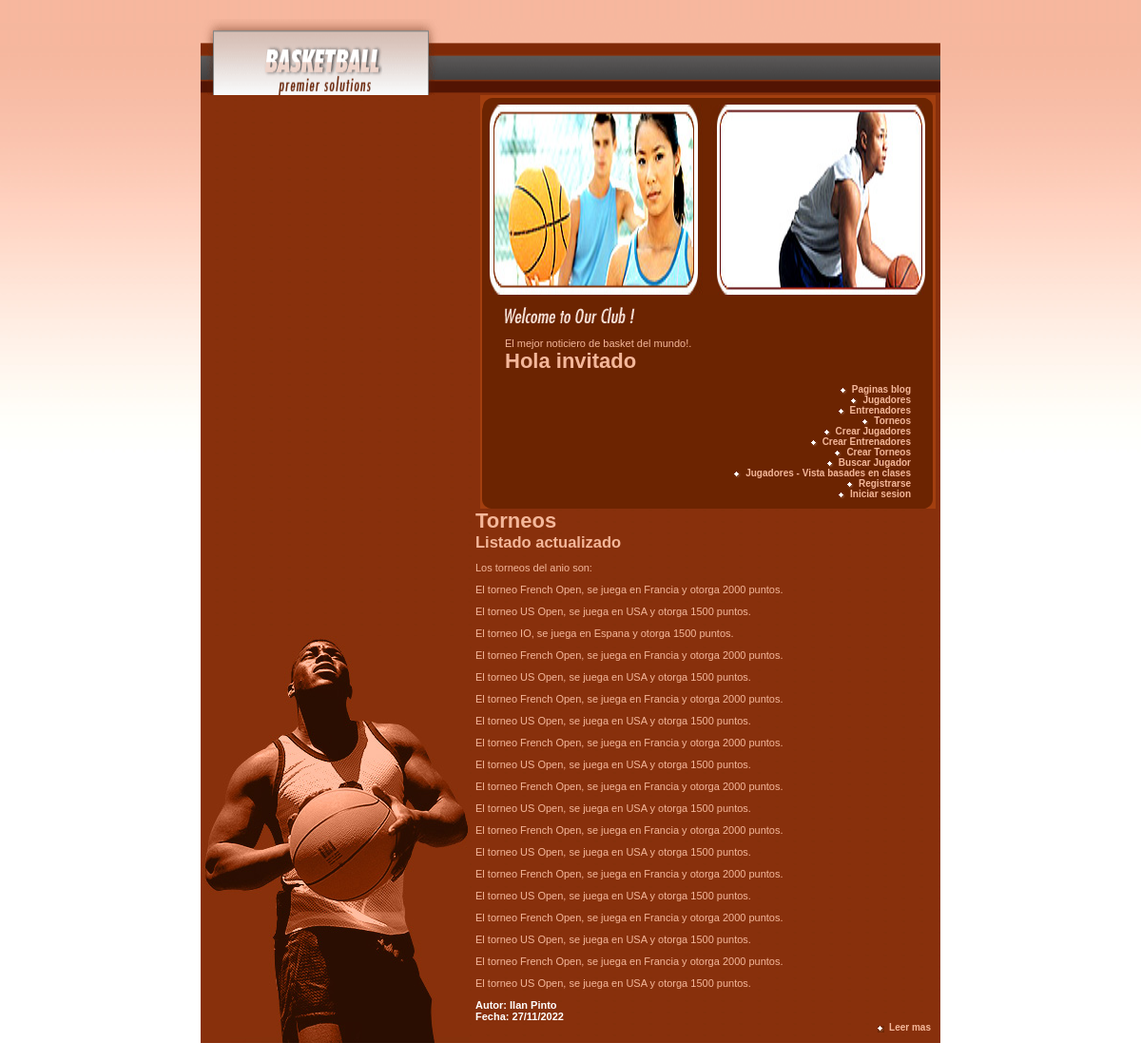
Screenshot of /MiApp/torneos/ with the database file from the repository.
### MiApp/models.py (models this page shows, shortened)
class Torneos(models.Model):
    nombre = models.CharField(max_length=40)
    pais = models.CharField(max_length=40)
    puntos_otorgados = models.IntegerField()

### MiApp/views.py (the view)
# urls.py: path('torneos/', views.mostrar_torneos_todos, name='torneos'),
def mostrar_torneos_todos(request):
    torneos = Torneos.objects.all()
    context = {'torneos': torneos}
    return render(request,'MiApp/torneos.html', context=context)

### MiApp/templates/MiApp/torneos.html
{% extends 'MiApp/index2.html' %}
{% load static %}
{% block contenidoquecambia %}
    <h1> Torneos</h1>
    <h2> Listado actualizado</h2>
    <p> Los torneos del anio son:</p>
    {% for torneo in torneos %}
        <p>El torneo {{torneo.nombre}}, se juega en {{torneo.pais}} y otorga {{torneo.puntos_otorgados}} puntos.</p>
    {% endfor %}
    <h3> Autor: Ilan Pinto</h3>
    <h3> Fecha: 27/11/2022</h3>
    <p class="more"><a href="{% url 'Nomoreinfo' %}" class="diamond">Leer mas</a></p>
{% endblock %}

### MiApp/static/MiApp/style.css (style rules this page uses)
html, body, ul, li, h1, h2, h3, h4 { margin: 0; padding: 0; list-style: none; }
a { color: #F4B79A; font-weight: bold; text-decoration: none; }
.more { text-align: right; margin-top: 0; font-size: 10px; }
body { background: white url(images/bg.jpg) repeat-x; font: 11px tahoma, verdana, sans-serif; color: #F4B79A; padding: 20px; text-align: center; }
h3 { font-size: 11px; }
.diamond { padding-left: 12px; background: 0px 4px url(images/bullet_drk_diamond.gif) no-repeat; }
h3 { color: #fff; }

### rows the page displays
Torneos: nombre "French Open", pais "Francia", puntos_otorgados "2000"
Torneos: nombre "US Open", pais "USA", puntos_otorgados "1500"
Torneos: nombre "IO", pais "Espana", puntos_otorgados "1500"
Torneos: nombre "French Open", pais "Francia", puntos_otorgados "2000"
Torneos: nombre "US Open", pais "USA", puntos_otorgados "1500"
Torneos: nombre "French Open", pais "Francia", puntos_otorgados "2000"
Torneos: nombre "US Open", pais "USA", puntos_otorgados "1500"
Torneos: nombre "French Open", pais "Francia", puntos_otorgados "2000"
Torneos: nombre "US Open", pais "USA", puntos_otorgados "1500"
Torneos: nombre "French Open", pais "Francia", puntos_otorgados "2000"
Torneos: nombre "US Open", pais "USA", puntos_otorgados "1500"
Torneos: nombre "French Open", pais "Francia", puntos_otorgados "2000"
Torneos: nombre "US Open", pais "USA", puntos_otorgados "1500"
Torneos: nombre "French Open", pais "Francia", puntos_otorgados "2000"
Torneos: nombre "US Open", pais "USA", puntos_otorgados "1500"
Torneos: nombre "French Open", pais "Francia", puntos_otorgados "2000"
Torneos: nombre "US Open", pais "USA", puntos_otorgados "1500"
Torneos: nombre "French Open", pais "Francia", puntos_otorgados "2000"
Torneos: nombre "US Open", pais "USA", puntos_otorgados "1500"
